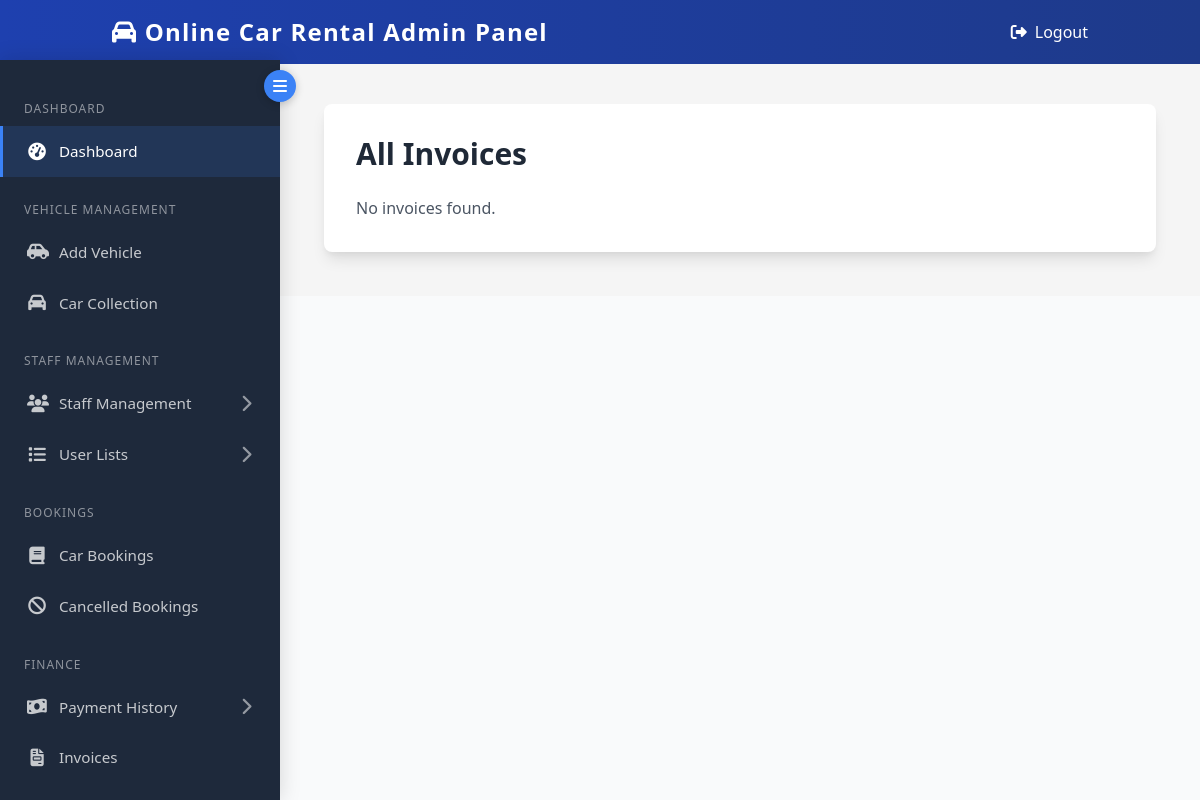
Page /admin/invoices.php (signed in) on the earlier database version.
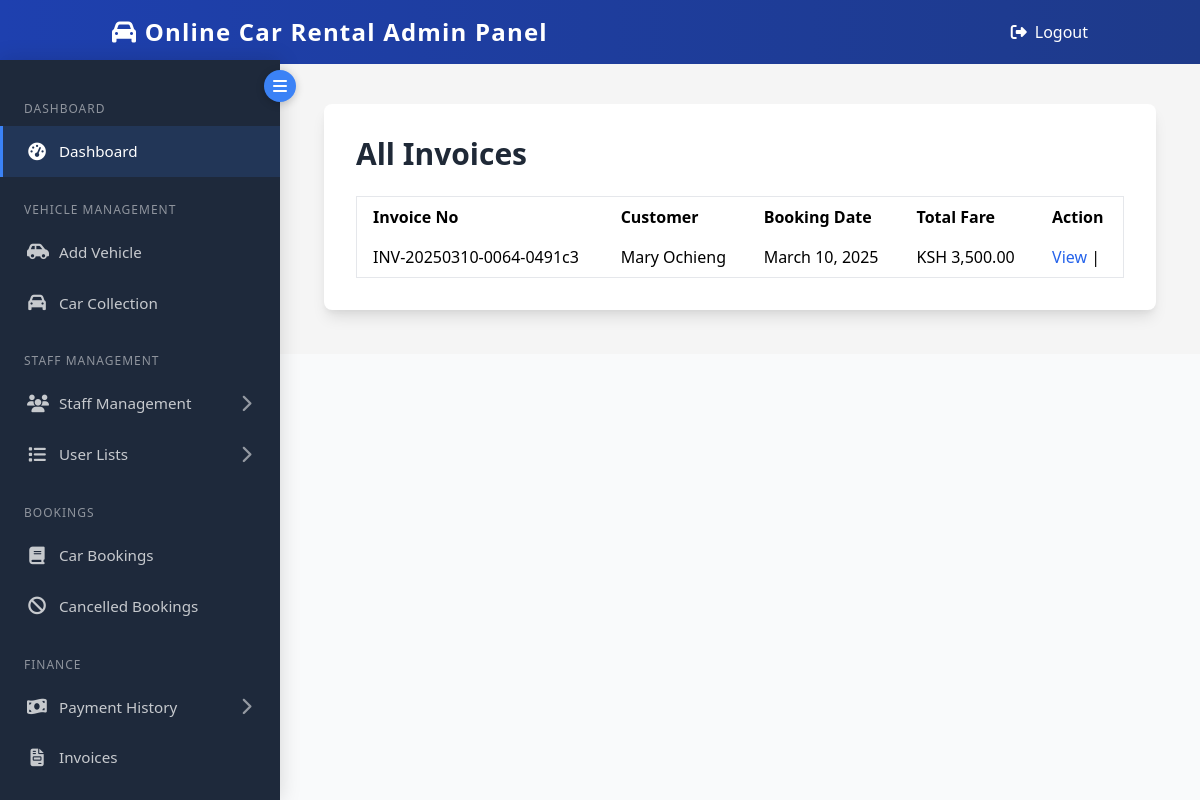
Same page on the later database version.
### tables this page shows
CREATE TABLE `bookings` (
  `booking_id` int(11) NOT NULL,
  `vehicle_id` int(11) NOT NULL,
  `customer_id` int(11) NOT NULL,
  `start_date` date NOT NULL,
  `end_date` date NOT NULL,
  `pick_up_location` varchar(255) NOT NULL,
  `pick_up_time` time NOT NULL,
  `car_type` varchar(50) NOT NULL,
  `charge_type` varchar(50) NOT NULL,
  `driver_option` enum('yes','no') NOT NULL,
  `total_fare` decimal(10,2) NOT NULL,
  `advance_deposit` decimal(10,2) NOT NULL,
  `booking_status` enum('active','pending','completed') DEFAULT 'pending',
  `registration_no` varchar(50) NOT NULL,
  `model_name` varchar(100) NOT NULL,
  `created_at` timestamp NOT NULL DEFAULT current_timestamp(),
  `booking_date` date DEFAULT curdate(),
  `invoice_number` varchar(255) DEFAULT NULL,
  `additional_charges` decimal(10,2) DEFAULT 0.00,
  `kilometers` int(11) DEFAULT NULL,
  `due_payment` decimal(10,2) DEFAULT 0.00,
  `due_payment_status` enum('paid','pending','canceled') DEFAULT 'pending',
  `return_date` timestamp NULL DEFAULT NULL
);

CREATE TABLE `customers` (
  `id` int(11) NOT NULL,
  `full_name` varchar(100) NOT NULL,
  `email` varchar(100) NOT NULL,
  `status` enum('active','inactive','suspended','pending') NOT NULL DEFAULT 'active',
  `last_logout` datetime DEFAULT NULL,
  `password` varchar(255) NOT NULL,
  `mobile` varchar(12) NOT NULL,
  `gender` enum('male','female','other') NOT NULL,
  `dob` date NOT NULL,
  `occupation` varchar(100) NOT NULL,
  `residence` varchar(100) NOT NULL,
  `created_at` timestamp NOT NULL DEFAULT current_timestamp(),
  `profile_picture` varchar(255) DEFAULT 'default_profile.png',
  `remember_token` varchar(255) DEFAULT NULL,
  `last_login` datetime DEFAULT NULL,
  `reset_token` varchar(255) DEFAULT NULL,
  `token_expiration` datetime DEFAULT NULL
);

### admin/invoices.php (the view, shortened to what this page needs)
<?php
require 'include/db_connection.php';
$sql = "SELECT b.booking_id, b.created_at, b.total_fare, b.invoice_number,
            c.full_name, c.email, c.mobile, c.residence
        FROM bookings b
        JOIN customers c ON b.customer_id = c.id
        ORDER BY b.created_at DESC";
$result = $conn->query($sql);
?>
<!DOCTYPE html>
<html lang="en">
<head>
    <link href="https://cdnjs.cloudflare.com/ajax/libs/tailwindcss/2.2.19/tailwind.min.css" rel="stylesheet">
    <link rel="stylesheet" href="https://cdnjs.cloudflare.com/ajax/libs/font-awesome/6.0.0/css/all.min.css">
</head>
<body class="bg-gray-50">
    <header class="bg-gradient-to-r from-blue-800 to-blue-900 fixed w-full top-0 z-50">
        <div class="container mx-auto px-6 py-4">
            <div class="flex items-center justify-between">
                <div class="flex items-center">
                    <a href="dashboard.php" class="text-2xl font-bold text-white tracking-wider" ><i class="fas fa-car"></i><b>
                    Online Car Rental Admin Panel</b></a>
                </div>
                <div class="flex items-center space-x-4">
                    <a href="logout.php" class="text-white hover:text-blue-200 transition">
                        <i class="fas fa-sign-out-alt mr-2"></i>Logout
                    </a>
                </div>
            </div>
        </div>
    </header>
   <?php include('include/sidebar.php') ?>
    <main  class="main-content">
        <div class="container mx-auto p-6">
            <div class="max-w-4xl mx-auto bg-white rounded-lg shadow-lg p-8">
                <h1 class="text-3xl font-bold text-gray-800 mb-6">All Invoices</h1>
                <?php if ($result->num_rows > 0): ?>
                <table class="min-w-full bg-white border border-gray-200">
                    <thead>
                        <tr>
                            <th class="px-4 py-2 text-left">Invoice No</th>
                            <th class="px-4 py-2 text-left">Customer</th>
                            <th class="px-4 py-2 text-left">Booking Date</th>
                            <th class="px-4 py-2 text-left">Total Fare</th>
                            <th class="px-4 py-2 text-left">Action</th>
                        </tr>
                    </thead>
                    <tbody>
                        <?php while($invoice = $result->fetch_assoc()): ?>
                        <tr>
                            <td class="px-4 py-2"><?php echo htmlspecialchars($invoice['invoice_number']); ?></td>
                            <td class="px-4 py-2"><?php echo htmlspecialchars($invoice['full_name']); ?></td>
                            <td class="px-4 py-2"><?php echo date('F d, Y', strtotime($invoice['created_at'])); ?></td>
                            <td class="px-4 py-2">KSH <?php echo number_format($invoice['total_fare'], 2); ?></td>
                            <td class="px-4 py-2">
                                <a href="invoicedetails.php?invoice_id=<?php echo $invoice['booking_id']; ?>" class="text-blue-600 hover:underline">View</a> |
                            </td>
                        </tr>
                        <?php endwhile; ?>
                    </tbody>
                </table>
                <?php else: ?>
                    <p class="text-gray-600">No invoices found.</p>
                <?php endif; ?>
            </div>
        </div>
    </main>
</body>
</html>

Differences in the rows shown:
added bookings: invoice_number "INV-20250310-0064-0491c3", customer.full_name "Mary Ochieng", created_at "March 10, 2025", total_fare "3,500.00"
Other differences:
text no longer shown: "No invoices found."
text now shown: "Invoice No Customer Booking Date Total Fare Action"
